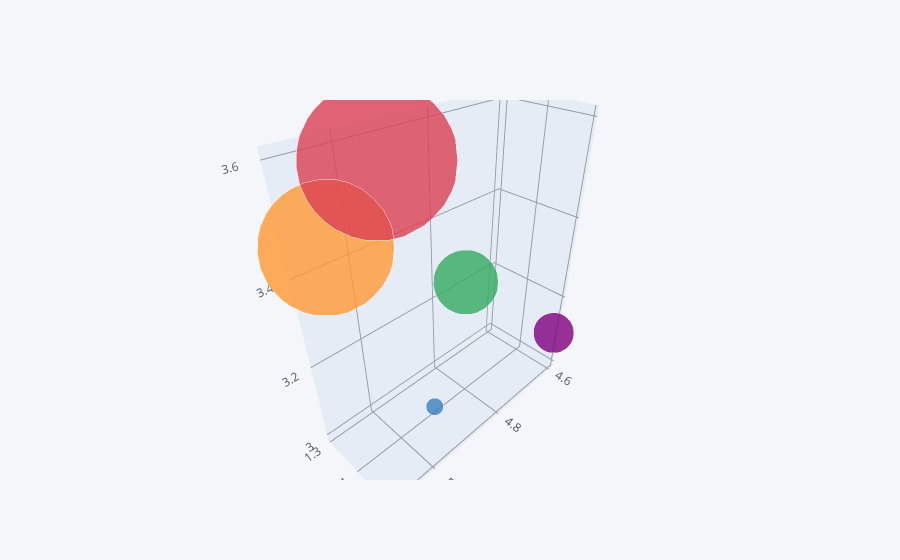

Notebook code cell kept with this figure:
### Code cell
df.head().iplot(kind='bubble3d',x='SepalLengthCm',y='PetalLengthCm',z='SepalWidthCm',size='SepalWidthCm')

### Figure 1 — Plotly figure (JSON) as saved in the notebook; plotly's stock layout.template omitted (floating-point values rounded to 4 significant figures)
{"data": [{"marker": {"color": ["rgba(255, 153, 51, 1.0)", "rgba(55, 128, 191, 1.0)", "rgba(50, 171, 96, 1.0)", "rgba(128, 0, 128, 1.0)", "rgba(219, 64, 82, 1.0)"], "opacity": 0.8, "size": [95, 12, 45, 28, 112], "symbol": "circle"}, "mode": "markers", "text": ["0", "1", "2", "3", "4"], "type": "scatter3d", "x": [5.1, 4.9, 4.7, 4.6, 5], "y": [1.4, 1.4, 1.3, 1.5, 1.4], "z": [3.5, 3, 3.2, 3.1, 3.6]}], "layout": {"legend": {"bgcolor": "#F5F6F9", "font": {"color": "#4D5663"}}, "paper_bgcolor": "#F5F6F9", "plot_bgcolor": "#F5F6F9", "scene": {"xaxis": {"gridcolor": "#9499A3", "showgrid": true, "tickfont": {"color": "#4D5663"}, "title": {"font": {"color": "#4D5663"}, "text": ""}, "zerolinecolor": "#9499A3"}, "yaxis": {"gridcolor": "#9499A3", "showgrid": true, "tickfont": {"color": "#4D5663"}, "title": {"font": {"color": "#4D5663"}, "text": ""}, "zerolinecolor": "#9499A3"}, "zaxis": {"gridcolor": "#9499A3", "showgrid": true, "tickfont": {"color": "#4D5663"}, "title": {"font": {"color": "#4D5663"}, "text": ""}, "zerolinecolor": "#9499A3"}}, "title": {"font": {"color": "#4D5663"}}}}
